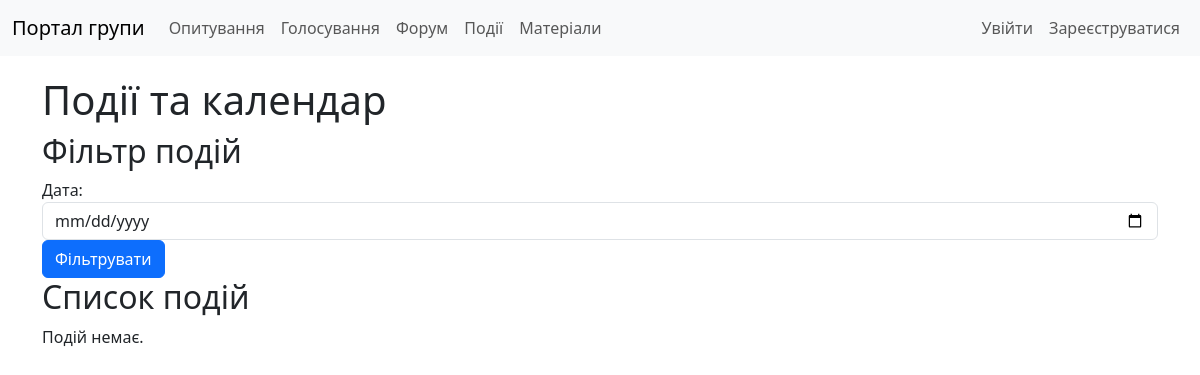
Page /events/ on the earlier database version.
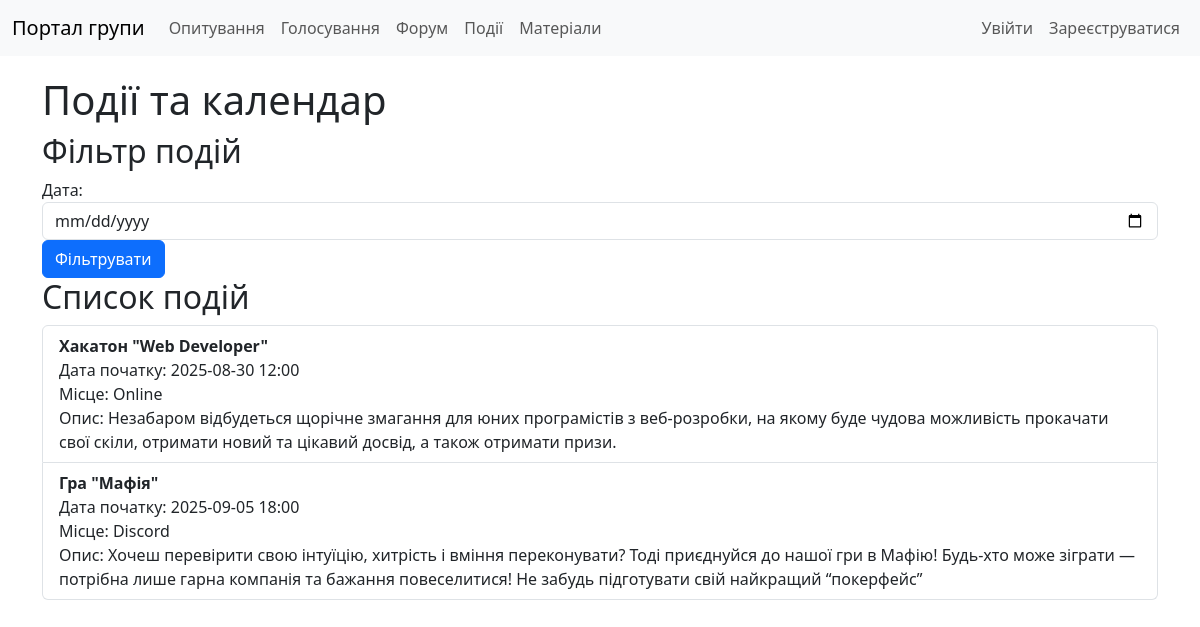
Same page on the later database version.
### events/models.py (models this page shows, shortened)
class Event(models.Model):
    title = models.CharField(max_length=256)
    description = models.TextField(blank=True)
    start_date = models.DateTimeField()
    end_date = models.DateTimeField(null=True, blank=True)
    location = models.CharField(max_length=256, blank=True)
    creator = models.ForeignKey(User, on_delete=models.CASCADE, related_name="events")
    created_at = models.DateTimeField(auto_now_add=True)

### events/views.py (the view)
# urls.py: path('', views.EventListView.as_view(), name='event-list'),
class EventListView(ListView):
    model = Event
    context_object_name = 'events'
    template_name = 'events/event_list.html'
    def get_queryset(self):
        queryset = super().get_queryset()
        date = self.request.GET.get("date", "")
        if date:
            queryset = queryset.filter(start_date__date=date)
        return queryset
    def get_context_data(self, **kwargs):
        context = super().get_context_data(**kwargs)
        context["form"] = EventFilterForm(self.request.GET or None)
        return context

### events/forms.py
class EventFilterForm(forms.Form):
    date = forms.DateField(
        required=False,
        label="Дата",
        widget=forms.DateInput(attrs={'type': 'date', 'class': 'form-control'})
    )

### templates/events/event_list.html (shortened to what this page needs)
{% extends 'base.html' %}
{% block content %}
    <h1>Події та календар</h1>
    <h2>Фільтр подій</h2>
    <form method="GET" action="{% url 'events:event-list' %}">
        {{ form.date.label_tag }}
        {{ form.date }}
        <button type="submit" class="btn btn-primary">Фільтрувати</button>
    </form>
    <h2>Список подій</h2>
    {% if events %}
        <ul class="list-group">
            {% for event in events %}
                <li class="list-group-item">
                    <strong>{{ event.title }}</strong><br>
                    Дата початку: {{ event.start_date|date:"Y-m-d H:i" }}<br>
                    Місце: {{ event.location }}<br>
                    Опис: {{ event.description }}<br>
                </li>
            {% endfor %}
        </ul>
    {% else %}
        <p>Подій немає.</p>
    {% endif %}
{% endblock %}

Differences in the rows shown:
added Event: title "Хакатон \"Web Developer\"", start_date "2025-08-30 12:00", location "Online", description "Незабаром відбудеться щорічне змагання для юних програмістів з веб-розробки, на якому буде чудова можливість прокачати свої скіли, отримати новий та цікавий досвід, а також отримати призи."
added Event: title "Гра \"Мафія\"", start_date "2025-09-05 18:00", location "Discord", description "Хочеш перевірити свою інтуїцію, хитрість і вміння переконувати? Тоді приєднуйся до нашої гри в Мафію! Будь-хто може зіграти — потрібна лише гарна компанія та бажання повеселитися! Не забудь підготувати свій найкращий “покерфейс”"
Other differences:
text no longer shown: "Подій немає."
